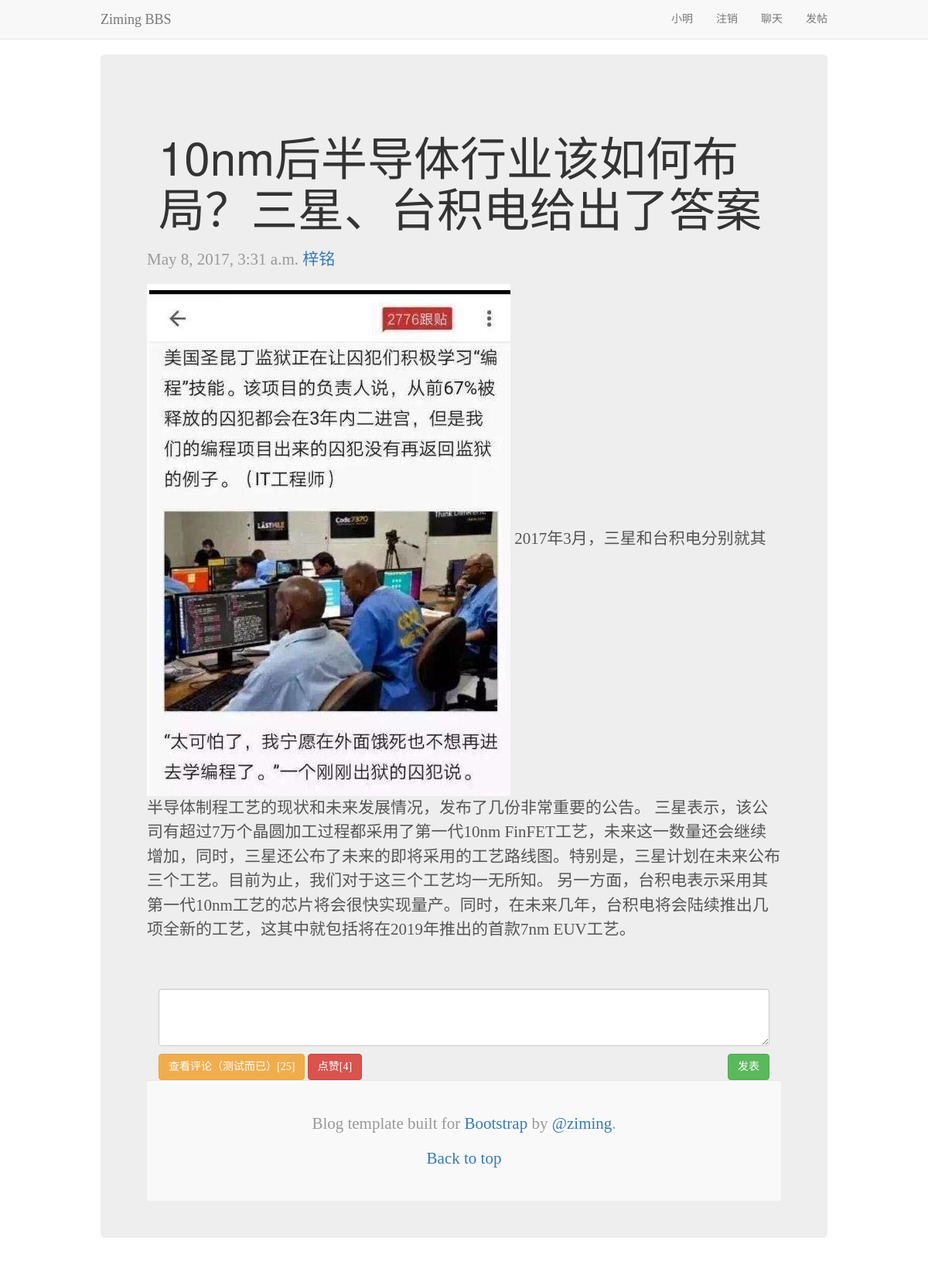
The app's page /bbs/detail/1 (signed in) with its own data.
### BBS/models.py (models this page shows, shortened)
class UserProfile(models.Model):
    user = models.OneToOneField(User)
    name = models.CharField(max_length=32)
    signature = models.TextField(null=True,blank=True)
    head_img = models.ImageField(upload_to="uploads",null=True,blank=True)
    friends = models.ManyToManyField("self", related_name="friends_userprofile", blank=True)
    def __str__(self):
        return self.name

class Article(models.Model):
    title = models.CharField(max_length=255)
    category = models.ForeignKey("Category")
    brief = models.CharField(max_length=255,blank=True,null=True)
    content = models.TextField()
    author = models.ForeignKey("UserProfile")
    pub_date = models.DateTimeField(auto_now_add=True)
    last_modify = models.DateTimeField(auto_now=True)
    priority = models.SmallIntegerField(default=1000)
    head_img = models.ImageField(upload_to="uploads")
    status_choice = (('draft',u'草稿'),
                     ('published', u'已发布'),
                     ('hidden', u'隐藏'),
                     )
    status = models.CharField(max_length=32,choices=status_choice, default="draft")

### BBS/views.py (the view)
# urls.py: url(r'^detail/(\d+)$', views.article_detail, name="article_detail"),
def article_detail(request, id):
    article = models.Article.objects.get(id = id)
    comment_set = models.Comment.objects.filter(article_id=id, comment_type=0)
    cmt_html = comment_handle.build_tree(comment_set)
    return render(request, "BBS/article_detail.html",{"article":article,
                                                      "cmt_html": cmt_html
                                                      })

### BBS/comment_handle.py (called while the page is built)
def build_tree(cmt_set=None):
    print("===>%s" % ([item.comment_type for item in cmt_set]))
    if cmt_set == None:
        cmt_set = models.Comment.objects.filter(article_id=1, comment_type=0)
    res_set = fun(cmt_set)
    html = convert_html(res_set)
    return html

def fun(cmt_set, pid=None):
    parents = cmt_set.filter(parent_comment_id = pid)
    res = {}
    for parent in parents:
        childs = fun(cmt_set, parent.id)
        res[parent.id] = childs
    return res

def convert_html(cmt_set):
    html = ""
    for parent_id in cmt_set:
        cmt = models.Comment.objects.get(id=parent_id)
        cmt_btn = '<span cmt_id='+str(cmt.id)+' class="glyphicon glyphicon-comment cmt-margin" style="float:right;" aria-hidden="true"></span>'
        tmp_html = "<li>[%s] %s: %s %s</li>"%(cmt.id, cmt.user, cmt.comment, cmt_btn)
        html += tmp_html
        html += convert_html(cmt_set[parent_id])
    html = "<ul>%s</ul>"%html
    return html

### BBS/templatetags/tools.py (called while the page is built)
@register.filter
def truncate_imgUrl(img_url):
    res = img_url.url.replace("uploads/","")
    print(res)
    return res

@register.simple_tag
def cal_cmt_fvr(article):
    query_set = article.comment_set.select_related()
    cmt_info = {
        "sum_cmt":query_set.filter(comment_type=0).count(),
        "sum_fvr": query_set.filter(comment_type=1).count(),
    }
    return cmt_info

### templates/BBS/article_detail.html (shortened to what this page needs)
{% extends "base.html" %}
{% load tools %}
{% block style-container %}
    <link href="/static/bootstrap/css/blog.css" rel="stylesheet">
{% endblock %}
{% block page-container %}
    <div class="container">
        <div class="blog-header">
            <h2 class="blog-title">{{ article.title }}</h2>
        </div>
        <div class="row">
            <div class="blog-main">
                <div class="blog-post">
                    <p class="blog-post-meta">{{ article.pub_date }} <a
                            href="http://v3.bootcss.com/examples/blog/#">{{ article.author }}</a></p>
                    <p>
                        <img src="/static/{{ article.head_img|truncate_imgUrl }}">
                        {{ article.content | safe }}
                    </p>
                </div>
            </div>
        </div>
        {% if request.user.is_authenticated %}
            <div class="comment-box">
                <textarea class="form-control" rows="3"></textarea>
                <button type="button" class="btn btn-success" style="float: right;margin-top: 10px">发表</button>
            </div>
        {% else %}
            <div class="jumbotron">
                <h3 class="text-center">
                    <a class="btn-link" href="{% url 'login' %}?next={{ request.path }}">登陆</a>后评论
                </h3>
            </div>
        {% endif %}
        {% cal_cmt_fvr article as cmt_info %}
        <button id="cmts_view" type="button" class="btn btn-warning" style="margin-top: 10px">
            查看评论（测试而已）[{{ cmt_info.sum_cmt }}]
        </button>
        <button id="btn-fvr" type="button" class="btn btn-danger" style="margin-top: 10px">点赞[{{ cmt_info.sum_fvr }}]
        </button>
    </div>
    <footer class="blog-footer">
        <p>Blog template built for <a href="http://getbootstrap.com/">Bootstrap</a> by <a
                href="#">@ziming</a>.</p>
        <p>
            <a href="http://v3.bootcss.com/examples/blog/#">Back to top</a>
        </p>
    </footer>
{% endblock %}

### templates/base.html (shortened to what this page needs)
<!DOCTYPE html>
<html lang="zh-CN">
<head>
    <link href="/static/bootstrap/css/bootstrap.min.css" rel="stylesheet">
    <link href="/static/bootstrap/css/navbar-fixed-top.css" rel="stylesheet">
    {% block style-container %}{% endblock %}
</head>
<body>
<nav class="navbar navbar-default navbar-fixed-top">
    <div class="container">
        <div class="navbar-header">
            <a class="navbar-brand" href="{% url 'home' %}">Ziming BBS</a>
        </div>
        <div id="navbar" class="navbar-collapse collapse">
            <ul class="nav navbar-nav navbar-right">
                {% block nav_right %}
                    {% if request.user.is_authenticated %}
                        <li><a href="#">{{ request.user.userprofile }}</a></li>
                        <li><a href="{% url 'logout' %}">注销</a></li>
                        <li><a href="{% url 'webchat' %}">聊天</a></li>
                    {% else %}
                        <li><a href="{% url 'login' %}">注册/登陆</a></li>
                    {% endif %}
                    <li><a href="{% url 'postarticle' %}">发帖</a> </li>
                {% endblock %}
            </ul>
        </div>
    </div>
</nav>
<div class="container">
    <div class="jumbotron">
        {% block page-container %}{% endblock %}
    </div>
</div>
</body>
</html>

### records on screen
Article: title "10nm后半导体行业该如何布局？三星、台积电给出了答案", pub_date "May 8, 2017, 3:31 a.m.", author "梓铭", head_img (picture), content "2017年3月，三星和台积电分别就其半导体制程工艺的现状和未来发展情况，发布了几份非常重要的公告。 三星表示，该公司有超过7万个晶圆加工过程都采用了第一代10nm FinFET工艺，未来这一数量还会继续增加，同时，三星还公布了未来的即将采用的工艺路线图。特别是，三星计划在未来公布三个工艺。目前为止，我们对于这三个工艺均一无所知。 另一方面，台积电表示采用其第一代10nm工艺的芯片将会很快实现量产。同时，在未来几年，台积电将会陆续推出几项全新的工艺，这其中就包括将在2019年推出的首款7nm EUV工艺。"

### other values on screen
{{ request.user.userprofile }} "小明"
{{ cmt_info.sum_cmt }} "25"
{{ cmt_info.sum_fvr }} "4"
